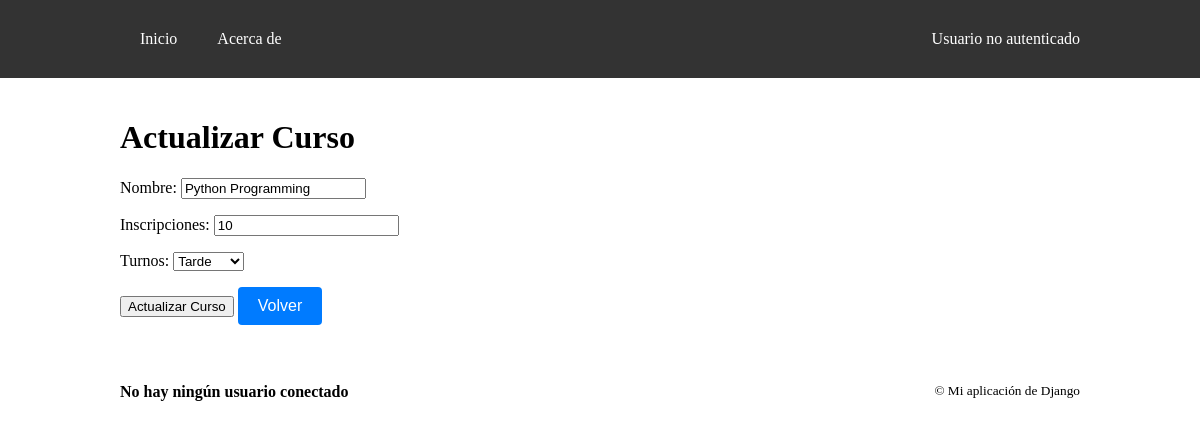
Page /myapp/actualizar-curso/1 on the committed database.
### myapp/models.py (models this page shows)
class Curso(models.Model):
    TURNOS = (
            ("Mañana", "Mañana"),
            ("Tarde", "Tarde"),
            ("Noche", "Noche")
        )
    nombre = models.CharField(max_length=128)
    inscripciones = models.IntegerField()
    turno = models.CharField(max_length=128, choices=TURNOS, default=1)
    profesor = models.ForeignKey(Profesor, on_delete=models.SET_NULL, null=True, related_name="cursos")

### myapp/views.py (the view)
# urls.py: path("actualizar-curso/<int:pk>", views.actualizar_curso, name="actualizar_curso"),
def actualizar_curso(request, pk):
    curso_actual = Curso.objects.get(id=pk) #Obtengo el registro de la BBDD
    if request.method == "POST":
        form = forms.FormularioCurso(request.POST, instance=curso_actual)
        if form.is_valid():
            form.save()
            return HttpResponseRedirect(reverse("cursos"))
    else:
        form = forms.FormularioCurso(instance=curso_actual)
    return render(request, 'myapp/actualizar_curso.html', {'form': form})

### myapp/forms.py
class FormularioCurso(forms.ModelForm):
    class Meta:
        model = Curso
        fields = ('id', 'nombre', 'inscripciones', 'turno')
        labels = {
            'nombre': 'Nombre',
            'inscripciones': 'Inscripciones',
            'turno': 'Turnos'
        }
        nombre = forms.CharField(max_length=128)
        inscripciones = forms.IntegerField()
        turno = forms.ChoiceField()

### myapp/templates/myapp/actualizar_curso.html (shortened to what this page needs)
{% extends "myapp/layout.html" %}
{% block content %}
<h1>Actualizar Curso</h1>
<form method="post">
    {{ form.as_p }}
    <input type="submit" value="Actualizar Curso">
    <a href="{% url 'cursos' %}"><button>Volver</button></a>
    <br>
</form>
{% endblock %}

### myapp/static/myapp/styles.css (style rules this page uses)
body { margin: 0; padding: 0; }
button { background-color: #007bff; color: #fff; padding: 10px 20px; font-size: 16px; border: none; border-radius: 4px; cursor: pointer; }

### rows in the picture
Curso: nombre "Python Programming", inscripciones "10", turno "Tarde"
